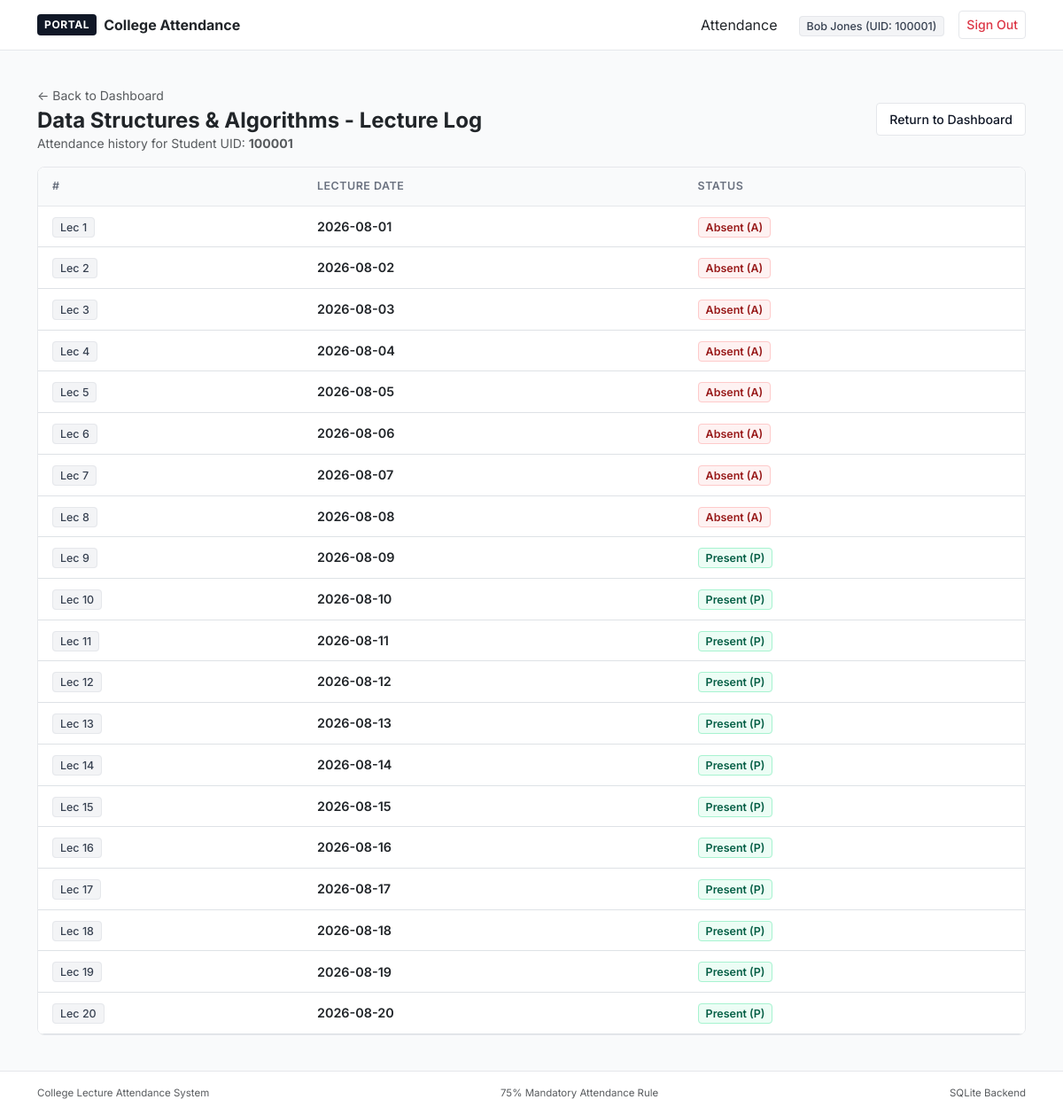
/student/subjects/1/history (signed in), run on the app's committed database.
### tables this page shows
CREATE TABLE subjects (
        subject_id INTEGER PRIMARY KEY AUTOINCREMENT,
        subject_name TEXT NOT NULL,
        dept_code TEXT NOT NULL,
        assigned_teacher_id INTEGER,
        total_planned_lectures INTEGER DEFAULT 40,
        FOREIGN KEY (dept_code) REFERENCES departments (dept_code) ON DELETE CASCADE,
        FOREIGN KEY (assigned_teacher_id) REFERENCES faculty (faculty_id) ON DELETE SET NULL
    );

CREATE TABLE attendance (
        record_id INTEGER PRIMARY KEY AUTOINCREMENT,
        student_uid INTEGER NOT NULL,
        subject_id INTEGER NOT NULL,
        date TEXT NOT NULL,
        status TEXT CHECK(status IN ('P', 'A')) NOT NULL,
        FOREIGN KEY (student_uid) REFERENCES students (uid) ON DELETE CASCADE,
        FOREIGN KEY (subject_id) REFERENCES subjects (subject_id) ON DELETE CASCADE,
        UNIQUE (student_uid, subject_id, date)
    );

### website/app.py (the view)
@app.route('/student/subjects/<int:subject_id>/history')
@student_required
def student_subject_history(subject_id):
    uid = session.get('user_id')
    conn = get_connection()
    cursor = conn.cursor()
    cursor.execute("SELECT subject_name FROM subjects WHERE subject_id = ?", (subject_id,))
    row = cursor.fetchone()
    subject_name = row['subject_name'] if row else "Subject"
    history = student_service.get_student_subject_history(conn, uid, subject_id)
    conn.close()
    return render_template(
        'student/subject_history.html',
        student_uid=uid,
        subject_name=subject_name,
        history=history
    )

### database.py (called while the page is built)
def get_connection(db_path=DB_PATH):
    conn = sqlite3.connect(db_path)
    conn.row_factory = sqlite3.Row
    conn.execute("PRAGMA foreign_keys = ON;")
    return conn

### services/student_service.py (called while the page is built)
def get_student_subject_history(conn: sqlite3.Connection, student_uid: int, subject_id: int) -> List[Dict[str, Any]]:
    cursor = conn.cursor()
    cursor.execute(
        """
        SELECT a.date, a.status, s.subject_name
        FROM attendance a
        JOIN subjects s ON a.subject_id = s.subject_id
        WHERE a.student_uid = ? AND a.subject_id = ?
        ORDER BY a.date ASC
        """,
        (student_uid, subject_id)
    )
    return [dict(row) for row in cursor.fetchall()]

### website/app.py (called while the page is built)
def student_required(f):
    @wraps(f)
    def decorated_function(*args, **kwargs):
        if session.get('user_role') != 'student':
            flash("Please sign in with your 6-digit Student UID to access your dashboard.", "warning")
            return redirect(url_for('login'))
        return f(*args, **kwargs)
    return decorated_function

### website/templates/student/subject_history.html (shortened to what this page needs)
{% extends 'base.html' %}
{% block content %}
<div class="d-flex flex-column flex-md-row justify-content-between align-items-md-center gap-2 mb-3">
  <div>
    <div class="d-flex align-items-center gap-2 mb-1">
      <a href="{{ url_for('student_dashboard') }}" class="text-decoration-none text-muted small">&larr; Back to Dashboard</a>
    </div>
    <h4 class="fw-bold text-dark mb-0">{{ subject_name }} - Lecture Log</h4>
    <p class="text-muted small mb-0">Attendance history for Student UID: <strong>{{ student_uid }}</strong></p>
  </div>
  <a href="{{ url_for('student_dashboard') }}" class="btn btn-sm btn-light-min">
    Return to Dashboard
  </a>
</div>
<div class="card card-white p-0 overflow-hidden mb-3">
  <div class="table-responsive">
    <table class="table table-minimal align-middle">
      <thead>
        <tr>
          <th>#</th>
          <th>Lecture Date</th>
          <th>Status</th>
        </tr>
      </thead>
      <tbody>
        {% for record in history %}
          <tr>
            <td><span class="badge-neutral">Lec {{ loop.index }}</span></td>
            <td class="fw-semibold text-dark">{{ record.date }}</td>
            <td>
              {% if record.status == 'P' %}
                <span class="badge-safe">Present (P)</span>
              {% else %}
                <span class="badge-danger-min">Absent (A)</span>
              {% endif %}
            </td>
          </tr>
        {% else %}
          <tr><td colspan="3" class="text-center py-3 text-muted">No attendance records found for this subject.</td></tr>
        {% endfor %}
      </tbody>
    </table>
  </div>
</div>
{% endblock %}

### website/static/css/style.css (style rules this page uses)
:root { --bg-body: #ffffff; --bg-surface: #ffffff; --bg-subtle: #f9fafb; --bg-muted: #f3f4f6; --border-subtle: #f3f4f6; --border-default: #e5e7eb; --border-dark: #d1d5db; --text-primary: #111827; --text-secondary: #4b5563; --text-muted: #6b7280; --text-light: #9ca3af; --brand-black: #111827; --brand-dark: #1f2937; --status-safe-bg: #ecfdf5; --status-safe-text: #065f46; --status-safe-border: #a7f3d0; --status-warn-bg: #fef2f2; --status-warn-text: #991b1b; --status-warn-border: #fecaca; --status-neutral-bg: #f3f4f6; --status-neutral-text: #374151; --status-neutral-border: #e5e7eb; --radius-sm: 4px; --radius-md: 8px; --radius-lg: 12px; }
body { font-family: 'Inter', -apple-system, BlinkMacSystemFont, "Segoe UI", Roboto, sans-serif; background-color: var(--bg-subtle); color: var(--text-primary); min-height: 100vh; display: flex; flex-direction: column; -webkit-font-smoothing: antialiased; }
.card-white { background-color: var(--bg-surface); border: 1px solid var(--border-default); border-radius: var(--radius-md); }
.table-minimal { width: 100%; margin-bottom: 0; background-color: #ffffff; }
.table-minimal th { background-color: var(--bg-subtle); color: var(--text-muted); font-size: 0.78rem; font-weight: 600; text-transform: uppercase; letter-spacing: 0.04em; padding: 12px 16px; border-bottom: 1px solid var(--border-default); border-top: none; }
.table-minimal td { padding: 12px 16px; vertical-align: middle; border-top: 1px solid var(--border-subtle); color: var(--text-primary); font-size: 0.9rem; }
.badge-safe { background-color: var(--status-safe-bg); color: var(--status-safe-text); border: 1px solid var(--status-safe-border); font-weight: 600; font-size: 0.78rem; padding: 3px 8px; border-radius: 4px; }
.badge-danger-min { background-color: var(--status-warn-bg); color: var(--status-warn-text); border: 1px solid var(--status-warn-border); font-weight: 600; font-size: 0.78rem; padding: 3px 8px; border-radius: 4px; }
.badge-neutral { background-color: var(--status-neutral-bg); color: var(--status-neutral-text); border: 1px solid var(--status-neutral-border); font-weight: 500; font-size: 0.78rem; padding: 3px 8px; border-radius: 4px; }
.btn-light-min { background-color: #ffffff; color: var(--text-primary); border: 1px solid var(--border-default); font-size: 0.88rem; font-weight: 500; padding: 7px 14px; border-radius: var(--radius-sm); }

### data on the page
subjects: subject_name "Data Structures & Algorithms"
attendance: date "2026-08-01", status "Absent (A)"
attendance: date "2026-08-02", status "Absent (A)"
attendance: date "2026-08-03", status "Absent (A)"
attendance: date "2026-08-04", status "Absent (A)"
attendance: date "2026-08-05", status "Absent (A)"
attendance: date "2026-08-06", status "Absent (A)"
attendance: date "2026-08-07", status "Absent (A)"
attendance: date "2026-08-08", status "Absent (A)"
attendance: date "2026-08-09", status "Present (P)"
attendance: date "2026-08-10", status "Present (P)"
attendance: date "2026-08-11", status "Present (P)"
attendance: date "2026-08-12", status "Present (P)"
attendance: date "2026-08-13", status "Present (P)"
attendance: date "2026-08-14", status "Present (P)"
attendance: date "2026-08-15", status "Present (P)"
attendance: date "2026-08-16", status "Present (P)"
attendance: date "2026-08-17", status "Present (P)"
attendance: date "2026-08-18", status "Present (P)"
attendance: date "2026-08-19", status "Present (P)"
attendance: date "2026-08-20", status "Present (P)"

### other printed values
{{ session.get('user_name') }} "Bob Jones"
{{ session.get('user_id') }} "100001"
{{ student_uid }} "100001"
